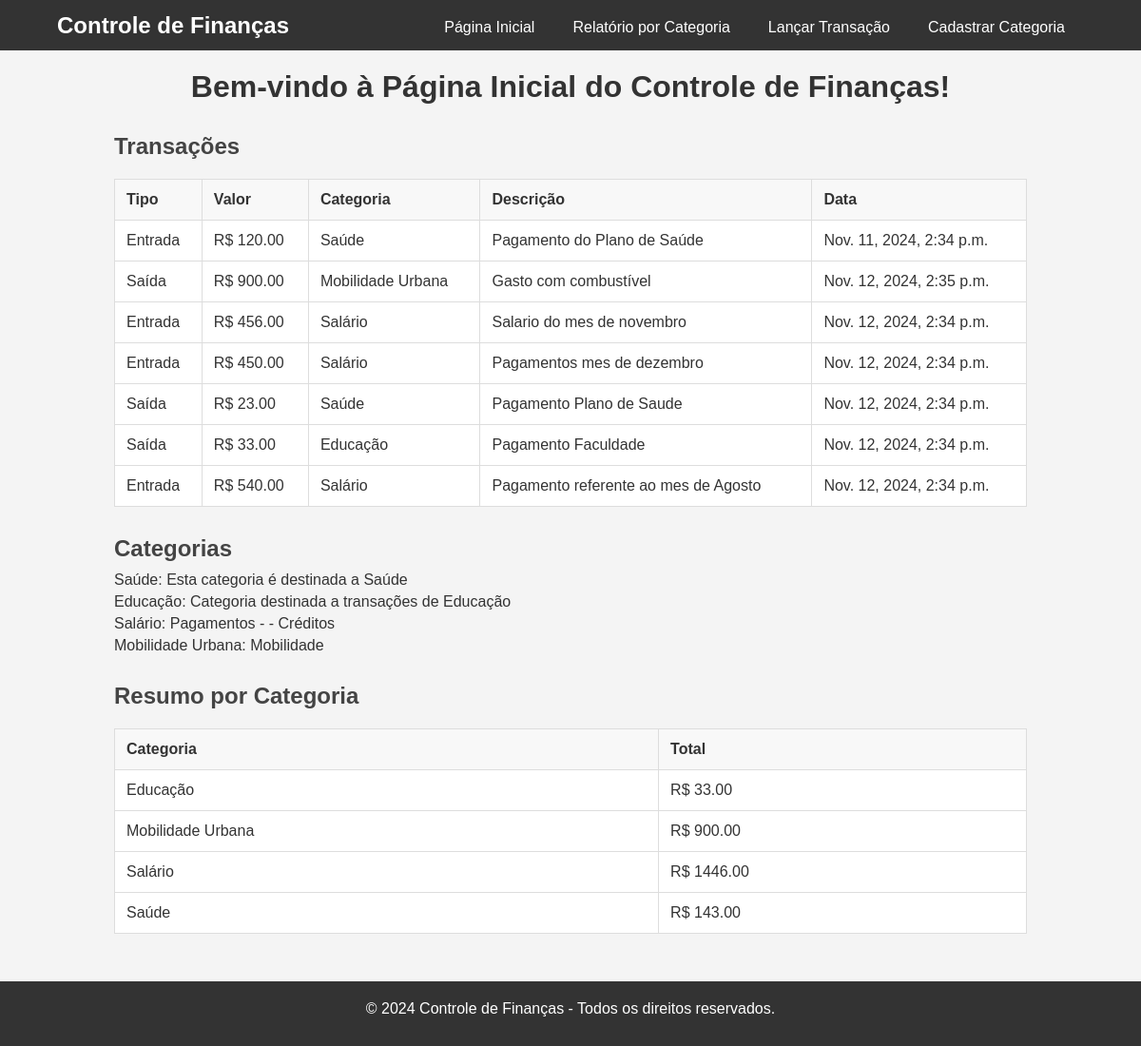
The page / on the database its author committed.
### financas/models.py (models this page shows, shortened)
class Transacao(models.Model):
    TIPOS_TRANSACAO = [
        ('entrada', 'Entrada'),
        ('saida', 'Saída')
    ]
    tipo = models.CharField(max_length=7, choices=TIPOS_TRANSACAO)
    valor = models.DecimalField(max_digits=10, decimal_places=2)
    categoria = models.ForeignKey('Categorias', on_delete=models.SET_NULL, null=True)
    descricao = models.TextField(blank=True, null=True)
    data = models.DateTimeField(default=timezone.now)
    saldo_total = models.DecimalField(max_digits=10, decimal_places=2, default=0)
    pago = models.BooleanField(default=False)
    data_vencimento = models.DateField(blank=True, null=True)
    class Meta:
        verbose_name = "Transação"
        verbose_name_plural = "Transações"

class Categorias(models.Model):
    nome = models.CharField(max_length=100, unique=True)
    descricao = models.TextField(blank=True, null=True)
    class Meta:
        verbose_name = "Categoria"
        verbose_name_plural = "Categorias"

### financas/views.py (the view)
# urls.py: path('', views.lista_transacoes, name='index'),
def lista_transacoes(request):
    transacoes = Transacao.objects.all()  # Busca todas as transações do banco de dados
    categorias = Categorias.objects.all()  # Busca todas as categorias do banco de dados
    resumo = resumo_por_categoria()  # Chama a função que retorna o resumo por categoria
    return render(request, 'index.html', {'transacoes': transacoes, 'categorias': categorias, 'resumo': resumo})

### financas/views.py (called while the page is built)
def resumo_por_categoria():
    return Transacao.objects.values('categoria__nome').annotate(
        total=Sum('valor')  # Calcula o total de transações por categoria
    ).order_by('categoria__nome')  # Ordena o resultado pelo nome da categoria

### financas/templates/index.html (shortened to what this page needs)
{% load static %}
<!DOCTYPE html>
<html lang="pt-br">
<head>
    <link rel="stylesheet" href="{% static 'css/styles.css' %}">
</head>
<body>
    <nav class="navbar">
        <div class="navbar-container">
            <a href="{% url 'index' %}" class="navbar-brand">Controle de Finanças</a>
            <ul class="navbar-links">
                <li><a href="{% url 'index' %}" class="navbar-link">Página Inicial</a></li>
                <li><a href="{% url 'relatorio_categoria' %}" class="navbar-link">Relatório por Categoria</a></li>
                <li><a href="{% url 'lancar_transacao' %}" class="navbar-link">Lançar Transação</a></li>
                <li><a href="{% url 'cadastrar_categoria' %}" class="navbar-link">Cadastrar Categoria</a></li>
            </ul>
        </div>
    </nav>
    <div class="content">
        <h1>Bem-vindo à Página Inicial do Controle de Finanças!</h1>
        <h2>Transações</h2>
        <table border="1">
            <thead>
                <tr>
                    <th>Tipo</th>
                    <th>Valor</th>
                    <th>Categoria</th>
                    <th>Descrição</th>
                    <th>Data</th>
                </tr>
            </thead>
            <tbody>
                {% for transacao in transacoes %}
                <tr>
                    <td>{{ transacao.get_tipo_display }}</td>
                    <td>R$ {{ transacao.valor }}</td>
                    <td>
                        {% if transacao.categoria %}
                            {{ transacao.categoria.nome }}
                        {% else %}
                            Sem Categoria
                        {% endif %}
                    </td>
                    <td>{{ transacao.descricao }}</td>
                    <td>{{ transacao.data }}</td>
                </tr>
                {% empty %}
                <tr>
                    <td colspan="5">Nenhuma transação encontrada.</td>
                </tr>
                {% endfor %}
            </tbody>
        </table>
        <h2>Categorias</h2>
        <ul>
            {% for categoria in categorias %}
            <li>{{ categoria.nome }}: {{ categoria.descricao }}</li>
            {% empty %}
            <li>Nenhuma categoria encontrada.</li>
            {% endfor %}
        </ul>
        <h2>Resumo por Categoria</h2>
        <table border="1">
            <thead>
                <tr>
                    <th>Categoria</th>
                    <th>Total</th>
                </tr>
            </thead>
            <tbody>
                {% for item in resumo %}
                    <tr>
                        <td>{{ item.categoria__nome }}</td>
                        <td>R$ {{ item.total|floatformat:2 }}</td>
                    </tr>
                {% empty %}
                    <tr>
                        <td colspan="2">Nenhum resumo encontrado.</td>
                    </tr>
                {% endfor %}
            </tbody>
        </table>
    </div>
    <footer class="footer">
        <div class="footer-container">
            <p>&copy; 2024 Controle de Finanças - Todos os direitos reservados.</p>
        </div>
    </footer>
</body>
</html>

### static/css/styles.css (style rules this page uses)
* { margin: 0; padding: 0; box-sizing: border-box; }
body { font-family: Arial, sans-serif; background-color: #f4f4f4; color: #333; display: flex; flex-direction: column; min-height: 100vh; }
.navbar { background-color: #333; padding: 10px 0; }
.navbar-container { width: 90%; margin: 0 auto; display: flex; justify-content: space-between; align-items: center; }
.navbar-brand { color: white; font-size: 24px; font-weight: bold; text-decoration: none; }
.navbar-links { list-style: none; display: flex; }
.navbar-link { color: white; text-decoration: none; padding: 10px 20px; font-size: 16px; transition: background-color 0.3s; }
.content { width: 80%; margin: 20px auto; flex-grow: 1; }
h1 { text-align: center; margin-bottom: 30px; }
h2 { margin-top: 30px; margin-bottom: 10px; font-size: 24px; color: #444; }
table { width: 100%; border-collapse: collapse; margin-top: 20px; }
table, th, td { border: 1px solid #ddd; }
th, td { padding: 12px; text-align: left; }
th { background-color: #f8f8f8; font-weight: bold; }
td { background-color: #fff; }
ul { list-style-type: none; margin-top: 10px; }
ul li { margin-bottom: 5px; font-size: 16px; }
.footer { background-color: #333; color: white; padding: 20px 0; text-align: center; width: 100%; margin-top: 30px; }
.footer-container { width: 90%; margin: 0 auto; }
.footer p { margin-bottom: 10px; }

### rows shown on the page
Categorias: nome "Saúde", descricao "Esta categoria é destinada a Saúde"
Categorias: nome "Educação", descricao "Categoria destinada a transações de Educação"
Categorias: nome "Salário", descricao "Pagamentos - - Créditos"
Categorias: nome "Mobilidade Urbana", descricao "Mobilidade"

### other values the page prints
{{ item.categoria__nome }} "Educação" "Mobilidade Urbana" "Salário" "Saúde"
{{ item.total|floatformat:2 }} "33.00" "900.00" "1446.00" "143.00"
